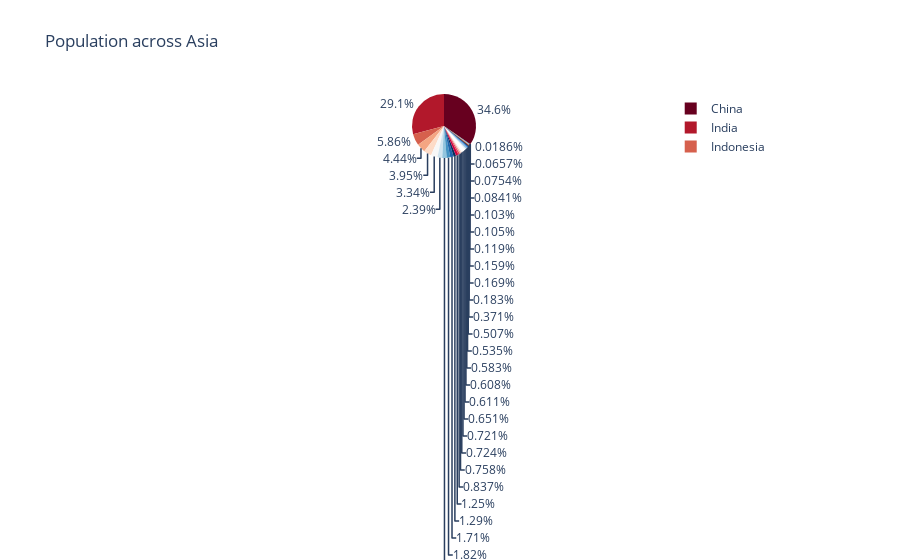

Write notebook code for a chart like this one.
### Code cell
#Pie chart - x and y - only a cat variable to a int variable
#Directly with px.pie()
px.pie(df_asia, names ='country', values = 'pop', 
      title = 'Population across Asia',
      color_discrete_sequence = px.colors.sequential.RdBu)
#Check how to change size of the pie chart

### Figure 1 — Plotly figure (JSON) as saved in the notebook; plotly's stock layout.template omitted (floating-point values rounded to 4 significant figures)
{"data": [{"domain": {"x": [0, 1], "y": [0, 1]}, "hovertemplate": "country=%{label}<br>pop=%{value}<extra></extra>", "labels": ["Afghanistan", "Bahrain", "Bangladesh", "Cambodia", "China", "Hong Kong, China", "India", "Indonesia", "Iran", "Iraq", "Israel", "Japan", "Jordan", "Korea, Dem. Rep.", "Korea, Rep.", "Kuwait", "Lebanon", "Malaysia", "Mongolia", "Myanmar", "Nepal", "Oman", "Pakistan", "Philippines", "Saudi Arabia", "Singapore", "Sri Lanka", "Syria", "Taiwan", "Thailand", "Vietnam", "West Bank and Gaza", "Yemen, Rep."], "legendgroup": "", "name": "", "showlegend": true, "type": "pie", "values": [31889923, 708573, 150448339, 14131858, 1318683096, 6980412, 1110396331, 223547000, 69453570, 27499638, 6426679, 127467972, 6053193, 23301725, 49044790, 2505559, 3921278, 24821286, 2874127, 47761980, 28901790, 3204897, 169270617, 91077287, 27601038, 4553009, 20378239, 19314747, 23174294, 65068149, 85262356, 4018332, 22211743]}], "layout": {"legend": {"tracegroupgap": 0}, "piecolorway": ["rgb(103,0,31)", "rgb(178,24,43)", "rgb(214,96,77)", "rgb(244,165,130)", "rgb(253,219,199)", "rgb(247,247,247)", "rgb(209,229,240)", "rgb(146,197,222)", "rgb(67,147,195)", "rgb(33,102,172)", "rgb(5,48,97)"], "title": {"text": "Population across Asia"}}}
